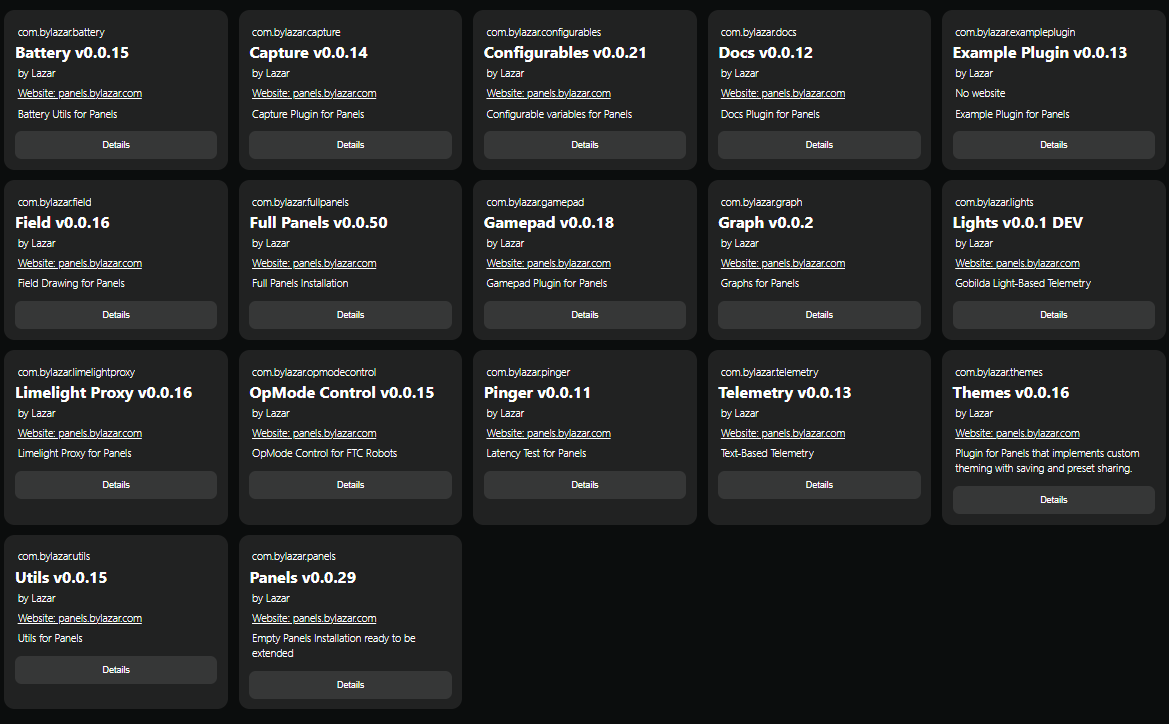
#> input picture input/all-plugins.png, 1169 x 724 px, found by its file name; its folder holds only this picture in this run
$ python main.py
#> lines starting #> are read from the running program, lines starting #| are printed output that depends on the picture; after the words box and inside, x2 and y2 are one past the last pixel; in counts of white or black regions, pixels touching at a corner belong together
# pip install pillow
from PIL import Image
import os
import math

# --- CONFIG ---
SRC_DIR = "input"          # folder with your PNGs
DST_DIR = "out"            # output folder
TARGET_HEX = "0b0d0d"      # color to replace (background)
# replace with transparent; change if you want a color (R,G,B,A)
REPLACEMENT = (0, 0, 0, 0)
FUZZ = 0.12                # tolerance (0.0 = exact match, 0.10..0.20 typical)
TRIM_ALPHA_THRESHOLD = 1   # pixels with alpha <= this are considered empty for trimming
# 0 = only fully transparent are empty; raise (e.g. 10..30) to trim faint halos

# --- HELPERS ---


def hex_to_rgb(s):
    s = s.strip().lstrip("#")
    if len(s) == 3:  # e.g. 'abc' -> 'aabbcc'
        s = "".join(ch*2 for ch in s)
    if len(s) not in (6, 8):
        raise ValueError(f"Bad hex '{s}'")
    r = int(s[0:2], 16)
    g = int(s[2:4], 16)
    b = int(s[4:6], 16)
    a = int(s[6:8], 16) if len(s) == 8 else 255
    return (r, g, b, a)


def close_enough_rgb(a, b, fuzz):
    # Euclidean distance in RGB space, normalized to [0,1]
    dr, dg, db = a[0]-b[0], a[1]-b[1], a[2]-b[2]
    dist = math.sqrt(dr*dr + dg*dg + db*db)
    return (dist / (math.sqrt(3)*255)) <= fuzz


# --- MAIN ---
os.makedirs(DST_DIR, exist_ok=True)
TARGET = hex_to_rgb(TARGET_HEX)

for name in os.listdir(SRC_DIR):
    if not name.lower().endswith(".png"):
        continue

    src_path = os.path.join(SRC_DIR, name)
    im = Image.open(src_path).convert("RGBA")
#> im is the input picture: PIL image 1169x724 RGBA; mean R, G, B, A 38, 39.2, 39.2, 255
    w, h = im.size
#> w = 1169; h = 724
    px = im.load()

    # 1) Bucket-fill: replace background-ish pixels with REPLACEMENT
    for y in range(h):
        for x in range(w):
            r, g, b, a = px[x, y]
            # If the pixel is already "empty", leave it
            if a <= TRIM_ALPHA_THRESHOLD:
                continue
            if close_enough_rgb((r, g, b, a), TARGET, FUZZ):
                # keep original alpha if your replacement is a color with alpha=255
                if len(REPLACEMENT) == 4:
                    # if replacement alpha==255 but you want to preserve original alpha, use (R,G,B,a)
                    px[x, y] = REPLACEMENT
                else:
                    px[x, y] = (*REPLACEMENT, a)

    # 2) Trim away fully (or near-fully) transparent borders
    # Build a mask where pixels with alpha > threshold count as content
    alpha = im.getchannel("A")
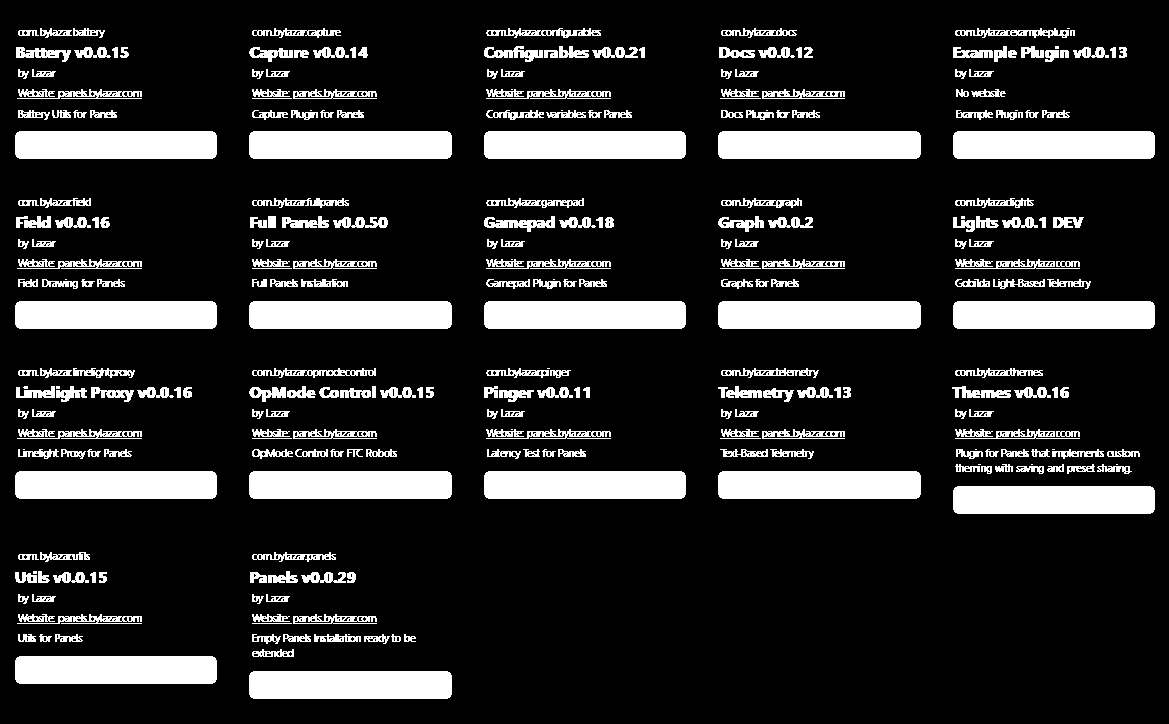
#> alpha: PIL image 1169x724 L; 16.8% white; 305 white regions (24 under 20 px), largest, box (x1, y1, x2, y2) and area: (249, 131, 452, 159) 5652, (718, 131, 921, 159) 5652, (249, 301, 452, 329) 5652
    # To apply threshold, convert to binary by point mapping
    bin_mask = alpha.point(lambda v: 255 if v >
                           TRIM_ALPHA_THRESHOLD else 0, mode="1")
    bbox = bin_mask.getbbox()
    if bbox:
        im = im.crop(bbox)
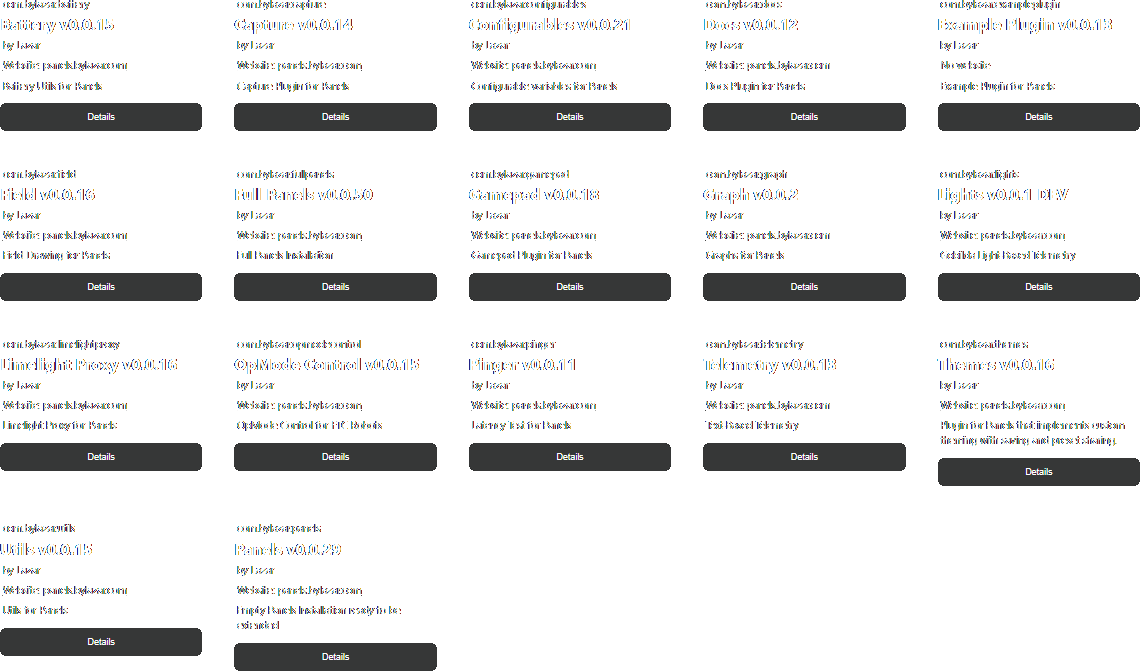
#> im: PIL image 1140x671 RGBA; mean R, G, B, A 17.8, 18, 18, 47.3; transparent parts drawn white
    # else: entire image became empty; keep as-is

    out_path = os.path.join(DST_DIR, name)
    im.save(out_path, optimize=True)
    print("Saved:", out_path)
